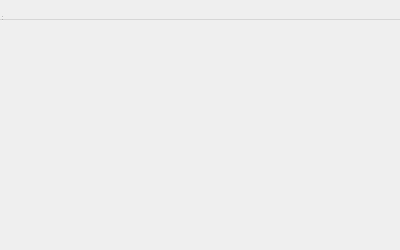
<?xml version="1.0" encoding="UTF-8"?>
<ui version="4.0">
 <class>SecondaryWindow</class>
 <widget class="QWidget" name="SecondaryWindow">
  <property name="geometry">
   <rect>
    <x>0</x>
    <y>0</y>
    <width>400</width>
    <height>250</height>
   </rect>
  </property>
  <property name="minimumSize">
   <size>
    <width>400</width>
    <height>250</height>
   </size>
  </property>
  <property name="maximumSize">
   <size>
    <width>400</width>
    <height>250</height>
   </size>
  </property>
  <property name="windowTitle">
   <string>Opciones</string>
  </property>
  <widget class="QWidget" name="centralwidget" native="true">
   <property name="geometry">
    <rect>
     <x>0</x>
     <y>10</y>
     <width>400</width>
     <height>250</height>
    </rect>
   </property>
   <property name="minimumSize">
    <size>
     <width>400</width>
     <height>250</height>
    </size>
   </property>
   <property name="maximumSize">
    <size>
     <width>400</width>
     <height>250</height>
    </size>
   </property>
   <property name="cursor">
    <cursorShape>PointingHandCursor</cursorShape>
   </property>
   <property name="mouseTracking">
    <bool>false</bool>
   </property>
   <property name="styleSheet">
    <string notr="true">QWidget#centralwidget {
    background-image: url(/home/pepo/PROYECTO FINAL/imagenes/secundaria.jpg);
    background-repeat: no-repeat;
    background-position: center;
    background-size: cover;
}
QLabel {
    background: none;  /* Asegúrate de que los QLabel no tengan fondo */
}
QPushButton {
    background: none;  /* Asegúrate de que los QPushButton no tengan fondo */
}
</string>
   </property>
   <widget class="QPushButton" name="botonVolver">
    <property name="geometry">
     <rect>
      <x>10</x>
      <y>10</y>
      <width>80</width>
      <height>23</height>
     </rect>
    </property>
    <property name="styleSheet">
     <string notr="true">QPushButton {
    background-color: transparent;
    border: none;
}</string>
    </property>
    <property name="text">
     <string/>
    </property>
   </widget>
   <widget class="QPushButton" name="botonContra">
    <property name="geometry">
     <rect>
      <x>110</x>
      <y>30</y>
      <width>161</width>
      <height>51</height>
     </rect>
    </property>
    <property name="styleSheet">
     <string notr="true">QPushButton {
    background-color: transparent;
    border: none;
}</string>
    </property>
    <property name="text">
     <string/>
    </property>
   </widget>
   <widget class="QPushButton" name="botonArchivo">
    <property name="geometry">
     <rect>
      <x>110</x>
      <y>90</y>
      <width>161</width>
      <height>51</height>
     </rect>
    </property>
    <property name="styleSheet">
     <string notr="true">QPushButton {
    background-color: transparent;
    border: none;
}</string>
    </property>
    <property name="text">
     <string/>
    </property>
   </widget>
   <widget class="QPushButton" name="botonDatos">
    <property name="geometry">
     <rect>
      <x>110</x>
      <y>140</y>
      <width>161</width>
      <height>51</height>
     </rect>
    </property>
    <property name="minimumSize">
     <size>
      <width>80</width>
      <height>20</height>
     </size>
    </property>
    <property name="styleSheet">
     <string notr="true">QPushButton {
    background-color: transparent;
    border: none;
}</string>
    </property>
    <property name="text">
     <string/>
    </property>
   </widget>
   <widget class="QPushButton" name="boto_cambiar_contra">
    <property name="geometry">
     <rect>
      <x>110</x>
      <y>200</y>
      <width>161</width>
      <height>51</height>
     </rect>
    </property>
    <property name="styleSheet">
     <string notr="true">QPushButton {
    background-color: transparent;
    border: none;
}</string>
    </property>
    <property name="text">
     <string/>
    </property>
   </widget>
  </widget>
  <widget class="QMenuBar" name="menubar">
   <property name="geometry">
    <rect>
     <x>0</x>
     <y>0</y>
     <width>400</width>
     <height>20</height>
    </rect>
   </property>
  </widget>
  <widget class="QStatusBar" name="statusbar">
   <property name="geometry">
    <rect>
     <x>0</x>
     <y>0</y>
     <width>3</width>
     <height>22</height>
    </rect>
   </property>
  </widget>
  <widget class="QToolBar" name="toolBar">
   <property name="geometry">
    <rect>
     <x>0</x>
     <y>0</y>
     <width>8</width>
     <height>17</height>
    </rect>
   </property>
   <property name="windowTitle">
    <string>toolBar</string>
   </property>
  </widget>
 </widget>
 <resources/>
 <connections>
  <connection>
   <sender>botonContra</sender>
   <signal>clicked()</signal>
   <receiver>SecondaryWindow</receiver>
   <slot>boton_contrasena()</slot>
   <hints>
    <hint type="sourcelabel">
     <x>248</x>
     <y>70</y>
    </hint>
    <hint type="destinationlabel">
     <x>719</x>
     <y>145</y>
    </hint>
   </hints>
  </connection>
  <connection>
   <sender>botonArchivo</sender>
   <signal>clicked()</signal>
   <receiver>SecondaryWindow</receiver>
   <slot>boton_archivos()</slot>
   <hints>
    <hint type="sourcelabel">
     <x>141</x>
     <y>120</y>
    </hint>
    <hint type="destinationlabel">
     <x>557</x>
     <y>549</y>
    </hint>
   </hints>
  </connection>
  <connection>
   <sender>botonDatos</sender>
   <signal>clicked()</signal>
   <receiver>SecondaryWindow</receiver>
   <slot>boton_datos()</slot>
   <hints>
    <hint type="sourcelabel">
     <x>249</x>
     <y>192</y>
    </hint>
    <hint type="destinationlabel">
     <x>771</x>
     <y>217</y>
    </hint>
   </hints>
  </connection>
 </connections>
 <slots>
  <slot>boton_contrasena()</slot>
  <slot>boton_archivos()</slot>
  <slot>boton_datos()</slot>
 </slots>
</ui>
